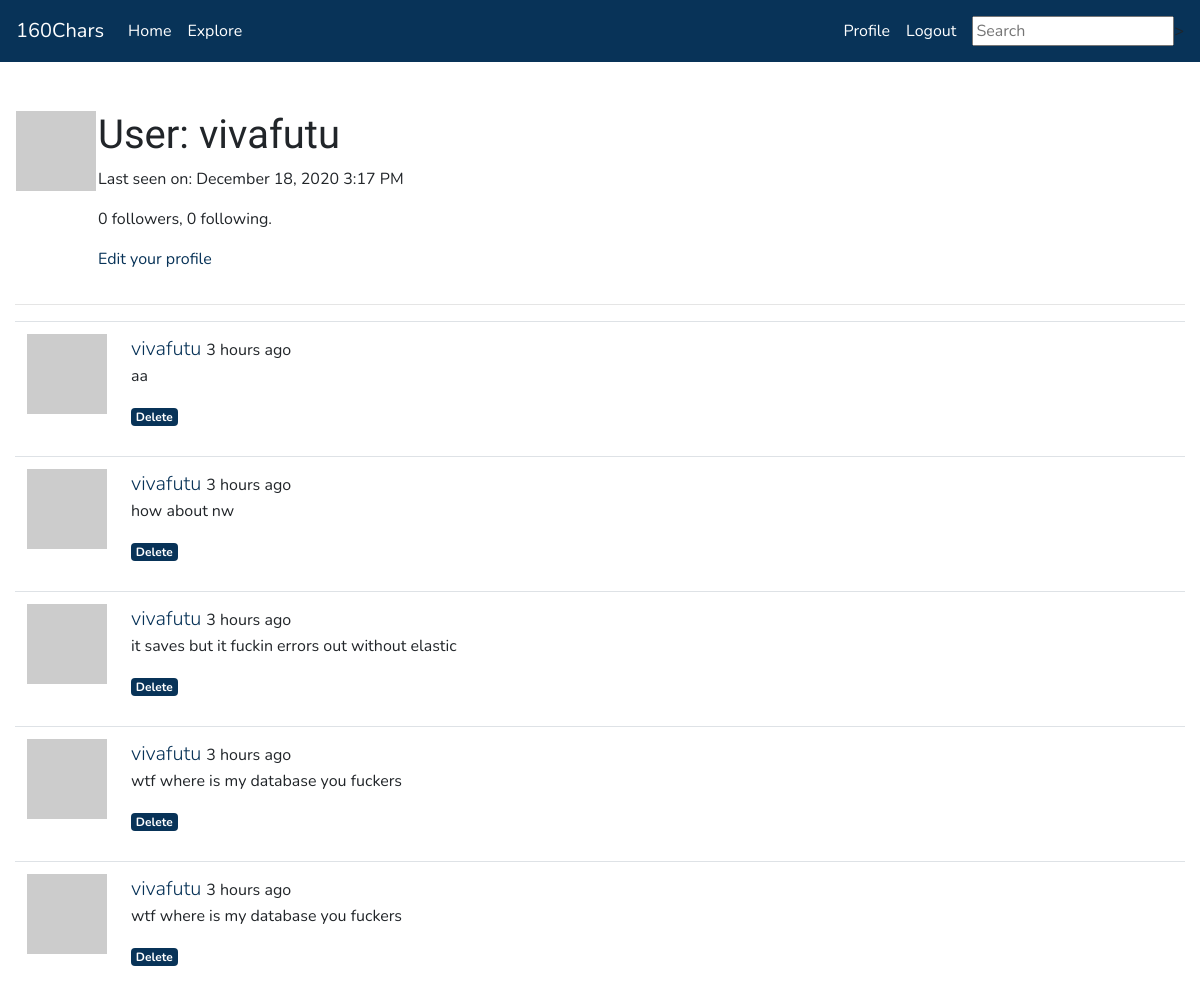
The app's page /user/vivafutu (signed in), older data.
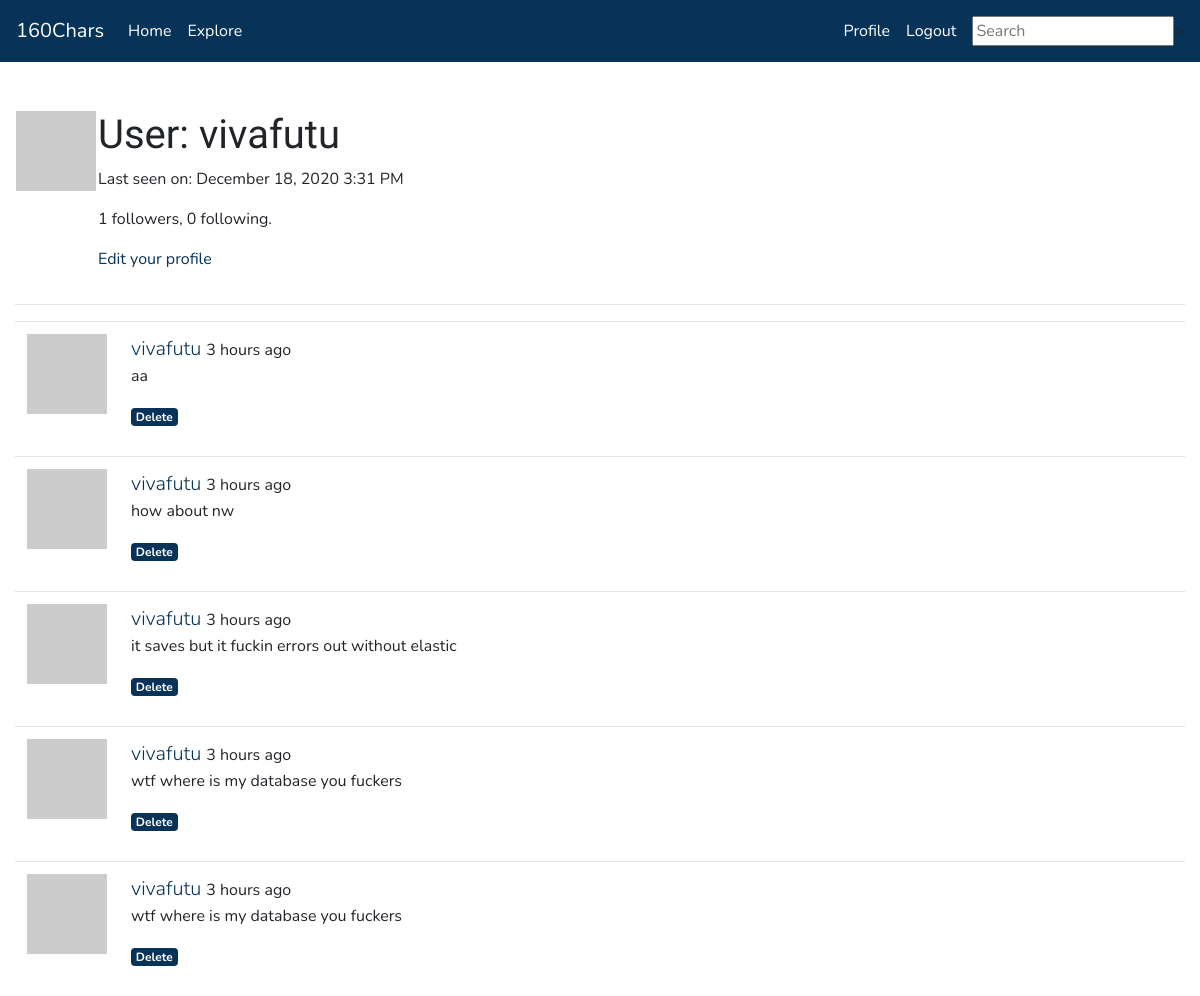
The same page, newer data.
### app/models.py (models this page shows, shortened)
class User(UserMixin, db.Model):
    id = db.Column(db.Integer, primary_key=True)
    username = db.Column(db.String(64), index=True, unique=True)
    email = db.Column(db.String(120), index=True, unique=True)
    password_hash = db.Column(db.String(128))
    posts = db.relationship('Post', backref='author', lazy='dynamic')
    about_me = db.Column(db.String(160))
    last_seen = db.Column(db.DateTime, default=datetime.utcnow)
    followed = db.relationship(
        'User', secondary=followers,
        primaryjoin=(followers.c.follower_id == id),
        secondaryjoin=(followers.c.followed_id == id),
        backref=db.backref('followers', lazy='dynamic'), lazy='dynamic')
    messages_sent = db.relationship('Message',
                                        foreign_keys='Message.sender_id',
                                        backref='author', lazy='dynamic')
    messages_received = db.relationship('Message',
                                            foreign_keys='Message.recipient_id',
                                            backref='recipient', lazy='dynamic')
    last_message_read_time = db.Column(db.DateTime)
    def avatar(self, size):
        digest = md5(self.email.lower().encode('utf-8')).hexdigest()
        return 'https://www.gravatar.com/avatar/{}?d=identicon&s={}'.format(
            digest, size)

### app/main/routes.py (the view)
@bp.route('/user/<username>')
@login_required
def user(username):
    user = User.query.filter_by(username=username).first_or_404()
    page = request.args.get('page', 1, type=int)
    posts = user.posts.order_by(Post.timestamp.desc()).paginate(
        page, current_app.config['POSTS_PER_PAGE'], False)
    next_url = url_for('main.user', username=user.username, page=posts.next_num) \
        if posts.has_next else None
    prev_url = url_for('main.user', username=user.username, page=posts.prev_num) \
        if posts.has_prev else None
    form = EmptyForm()
    return render_template ('user.html', user=user, posts=posts.items, form=form,
                            next_url=next_url, prev_url=prev_url)

### app/main/forms.py
class SearchForm(FlaskForm):
    q = StringField('Search', validators=[DataRequired()])
    def __init__(self, *args, **kwargs):
        if 'formdata' not in kwargs:
            kwargs['formdata'] = request.args
        if 'csrf_enabled' not in kwargs:
            kwargs['csrf_enabled'] = False
        super(SearchForm, self).__init__(*args, **kwargs)

class EmptyForm(FlaskForm):
    submit = SubmitField('Submit')

### app/main/routes.py (called while the page is built)
@bp.before_app_request
def before_request():
    if current_user.is_authenticated:
        current_user.last_seen = datetime.utcnow()
        db.session.commit()
        g.search_form = SearchForm()

### app/models.py (called while the page is built)
@login.user_loader
def load_user(id):
    return User.query.get(int(id))

### app/templates/user.html (shortened to what this page needs)
{% extends 'base.html' %}
{% block content %}
<table>
    <tr valign="top">
        <td>
            <img src="{{ user.avatar(128) }}"></img><br>
        </td>
        <td>
            <h1>User: {{user.username}} </h1>
            {% if user.last_seen %}<p> Last seen on: {{ moment(user.last_seen).format('LLL') }}</p>{% endif %}
            <p>{{ user.followers.count() }} followers, {{ user.followed.count() }} following.</p>
            {% if user == current_user %}
            <p><a href="{{ url_for('main.edit_profile') }}">Edit your profile</a></p>
            {% endif %}
        </td>
    </tr>
</table>
    <hr>
    {% for post in posts %}
        {% include '_post.html' %}
    {% endfor %}
{% endblock %}

Row changes from the older to the newer data that the page shows:
changed User "vivafutu": last_seen "December 18, 2020 3:17 PM" → "December 18, 2020 3:31 PM"
Text that changed along with them:
{{ user.followers.count() }}: "0" → "1"
